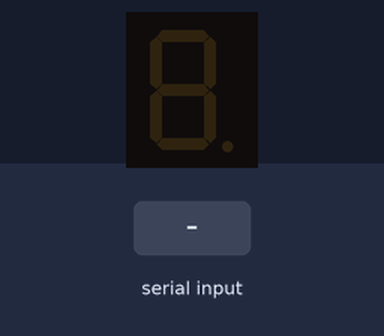
Bench run of a sketch on a simulated Arduino Uno, built with avr-gcc and run on an emulated ATmega328P. Parts: 1-digit seven-segment display. Wiring (inferred from the names in the program): 1-digit 7-segment display, segments lit when LOW: segments pin 2, pin 3, pin 4, pin 5, pin 6, pin 7, pin 8, pin 9. The test bench sets the inputs (shaded band). The segment pins are drawn as the display they are named for; what the sketch prints to the serial monitor is not drawn.

Above: at 1.2 s.
1.3 s: "0\n" received over Serial
At 1.9 s:
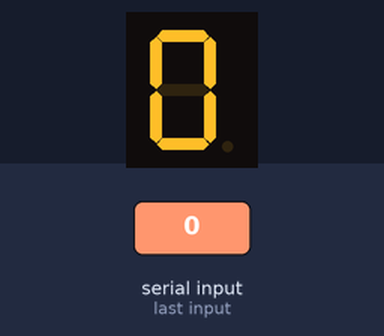
2.8 s: "1\n" received over Serial
At 4.0 s:
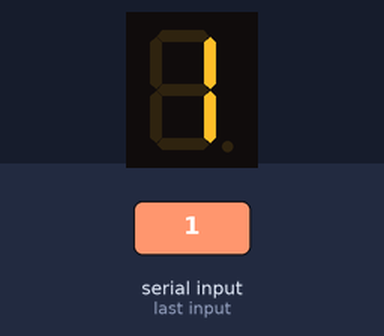
4.3 s: "2\n" received over Serial
At 5.4 s:
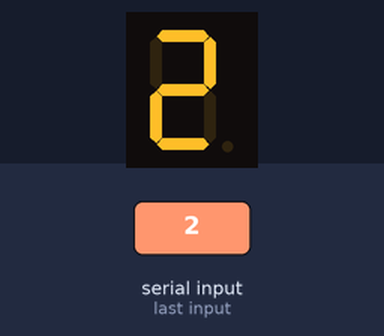
5.8 s: "3\n" received over Serial
At 6.5 s:
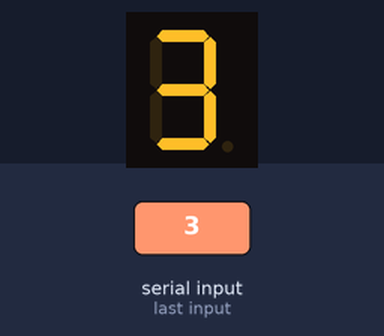
7.3 s: "4\n" received over Serial
At 7.6 s:
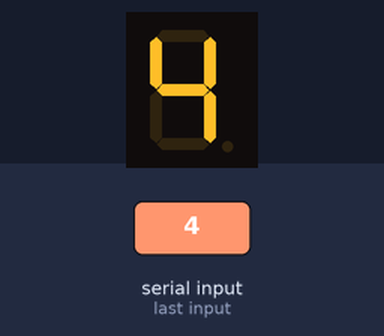
8.8 s: "5\n" received over Serial
At 10.0 s:
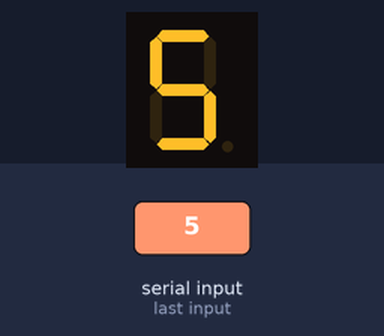
Timing chart, 0 to 11.3 s (numbered marks = the images above; inputs shaded):
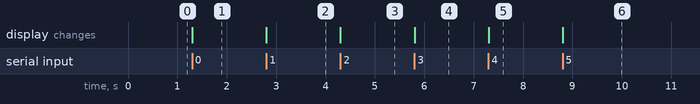

Measured:
- after the input at 1.3 s, the display: changes at once (image 1)
- after the input at 2.8 s, the display: changes at once (image 2)
- after the input at 4.3 s, the display: changes at once (image 3)
- after the input at 5.8 s, the display: changes at once (image 4)
- after the input at 7.3 s, the display: changes at once (image 5)
- after the input at 8.8 s, the display: changes at once (image 6)

The sketch:

Activity5.4.ino
```cpp
const byte numpins = 8;
const int segmentpin[8] = {2,3,4,5,6,7,8,9};
const int bitpattern[11] = {B00111111,B00000110,B01011011,B01001111,B01100110,B01101101,B01111101,B00000111,B01111111,B01101111,B10000000};
int display;
void setup() {
  Serial.begin(9600);
  for(int i=0;i<numpins;i++){
    //Serial.println(i);
    pinMode(segmentpin[i],OUTPUT);
    digitalWrite(segmentpin[i],HIGH);
  }
 Serial.print("Please Enter Number: ");
}

void loop() {

  if(Serial.available()>0){
    String val = Serial.readStringUntil('\n');
    if(val=="0"){
      display = 0;
    }
    else if(val=="1"){
      display = 1;
    }
    else if(val=="2"){
      display = 2;
    }
    else if(val=="3"){
      display = 3;
    }
    else if(val=="4"){
      display = 4;
    }
    else if(val=="5"){
      display = 5;
    }
    else if(val=="6"){
      display = 6;
    }
    else if(val=="7"){
      display = 7;
    }
    else if(val=="8"){
      display = 8;
    }
    else if(val=="9"){
      display = 9;
    }
    else{
      display = 10;
    }
//    Serial.println(display);
     boolean isbitset;
 for(int segment =0;segment<8;segment++){
    isbitset = bitRead(bitpattern[display],segment);
    isbitset = !isbitset;
   digitalWrite(segmentpin[segment],isbitset);
//    Serial.print(isbitset);

  }
  if(display == 10){
    Serial.println(val);
    Serial.print("Input isn't number");
    Serial.println("  !!! Try Again !!!");

    }else{
    Serial.print(val);
    Serial.println("");
    }
    Serial.print("Please Enter Number: ");
  }


//    isbitset = bitRead(bitpattern[0],1);
 //  digitalWrite(2,HIGH);
//    Serial.println(isbitset);


}
```
